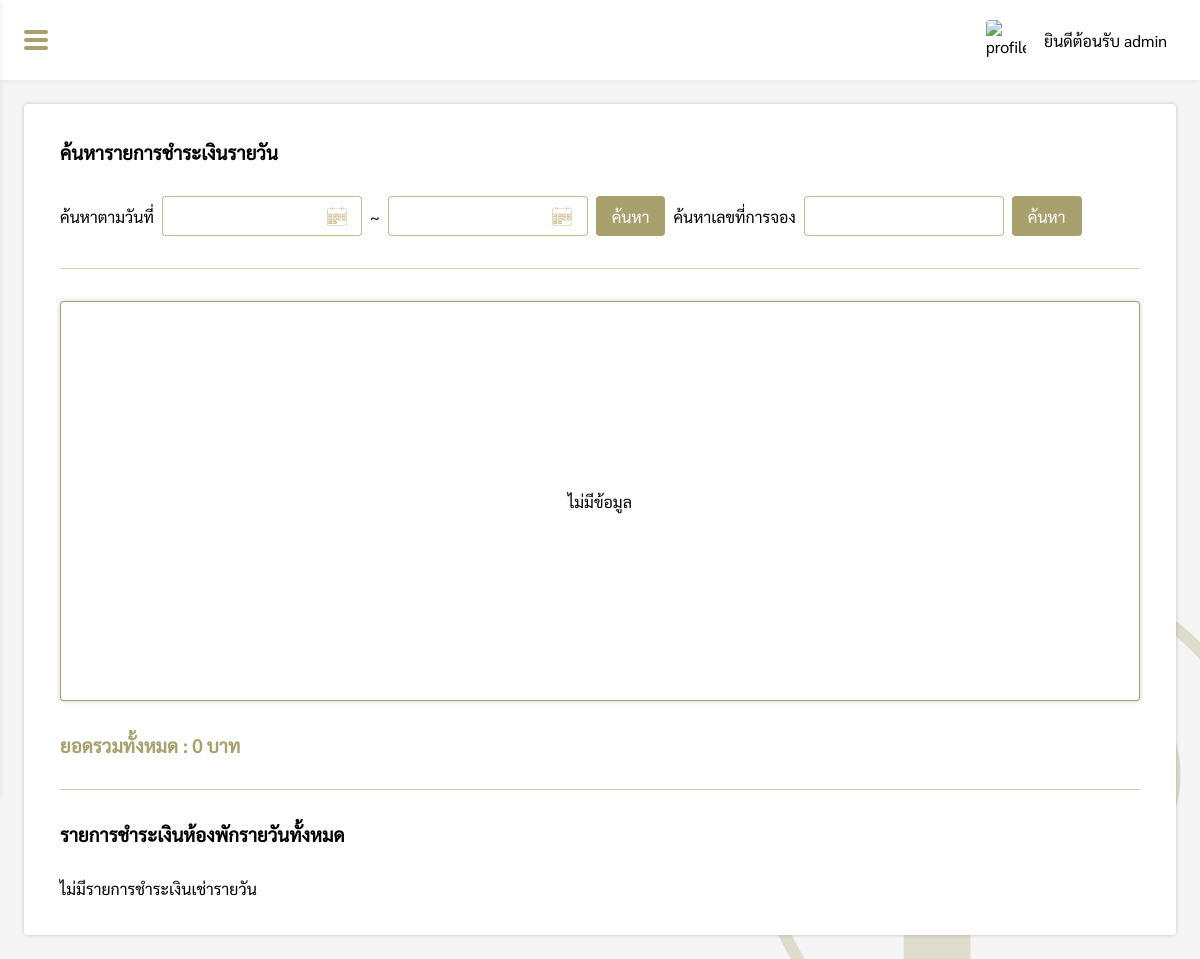
The app's page /pages/manage/dailyCost/index.php (signed in), older data.
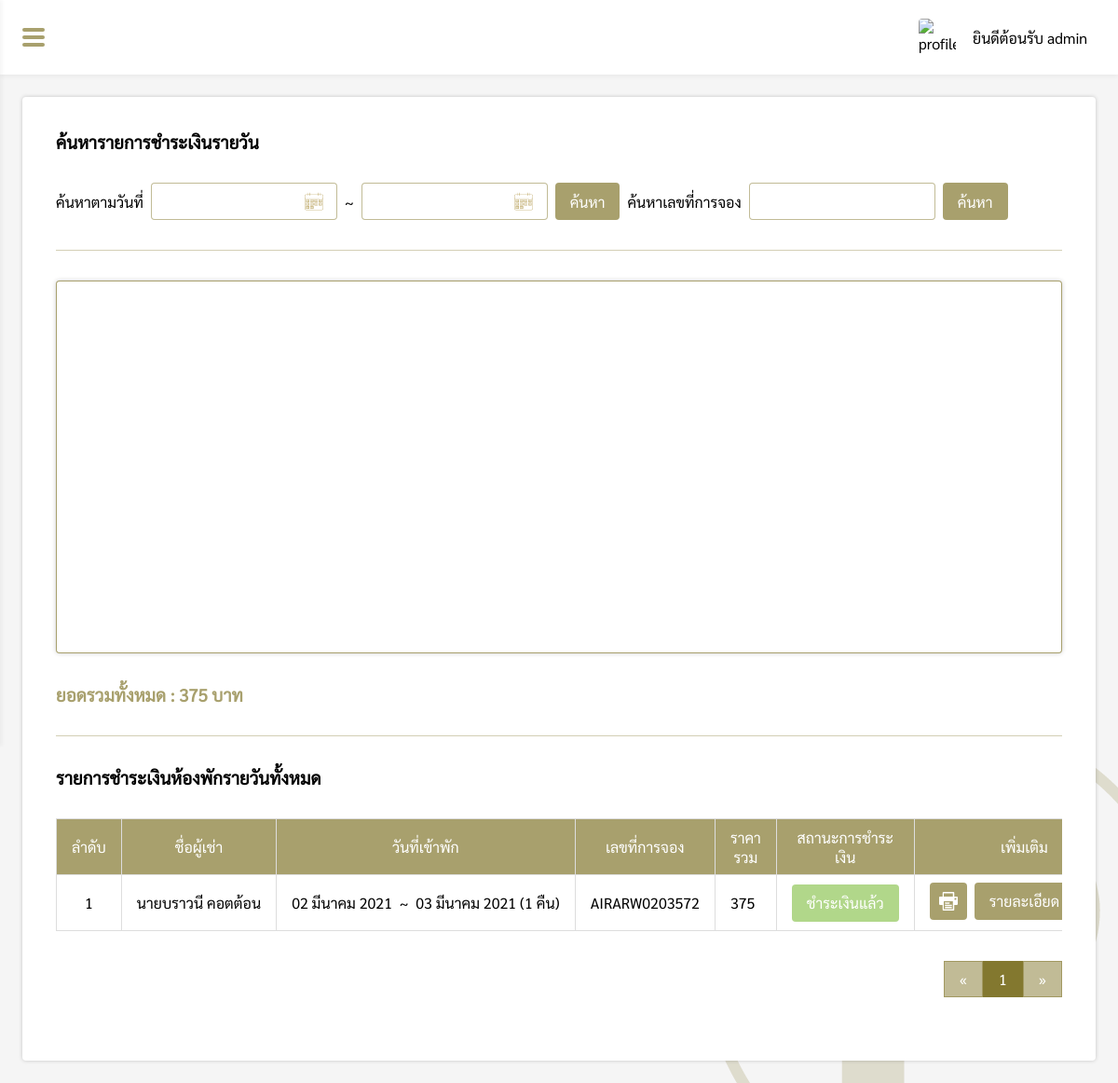
The same page, newer data.
### tables this page shows
CREATE TABLE `dailycost` (
  `dailycost_id` int(11) NOT NULL,
  `code` varchar(13) NOT NULL,
  `damages` float(11,2) DEFAULT NULL,
  `total_allprice` float(11,2) NOT NULL,
  `pay_status` varchar(20) NOT NULL,
  `pay_img` varchar(100) DEFAULT NULL,
  `payafter_d_img` varchar(100) DEFAULT NULL
);

CREATE TABLE `daily` (
  `daily_id` int(11) NOT NULL,
  `name_title` varchar(10) NOT NULL,
  `firstname` varchar(50) NOT NULL,
  `lastname` varchar(50) NOT NULL,
  `id_card` varchar(13) NOT NULL,
  `email` varchar(100) NOT NULL,
  `tel` varchar(10) NOT NULL,
  `code` varchar(13) NOT NULL,
  `check_in` varchar(20) NOT NULL,
  `check_out` varchar(20) NOT NULL,
  `night` int(11) NOT NULL,
  `people` int(11) NOT NULL,
  `air_room` int(11) NOT NULL,
  `fan_room` int(11) NOT NULL,
  `daily_status` varchar(20) NOT NULL,
  `total_price` float(11,2) NOT NULL,
  `payment_price` float(11,2) NOT NULL,
  `payment_img` varchar(100) DEFAULT NULL,
  `warning_date` varchar(20) DEFAULT NULL,
  `room_select` varchar(100) DEFAULT NULL
);

### pages/connection.php (called while the page is built, shortened)
<?php
$conn = mysqli_connect("localhost", "root", "", "Pingfah") or die("Error: " . mysqli_error($conn));
mysqli_query($conn, "SET NAMES 'utf8' ");
$sql = "SELECT * FROM daily";
$result = $conn->query($sql);

### pages/manage/dailyCost/index.php (the view, shortened to what the changed rows need)
<?php
if($_SESSION['level'] == 'admin' || $_SESSION['level'] == 'employee'){
    include("../../connection.php");
    $check_in = @$_REQUEST['check_in'];
    $check_out = @$_REQUEST['check_out'];
    $code = @$_REQUEST['code'];
    function DateThai($strDate)
    {
        $strYear = date("Y",strtotime($strDate));
        $strMonth= date("n",strtotime($strDate));
        $strDay= date("d",strtotime($strDate));
        $strMonthCut = Array("","มกราคม", "กุมภาพันธ์", "มีนาคม","เมษายน", "พฤษภาคม", "มิถุนายน", "กรกฎาคม","สิงหาคม", "กันยายน", "ตุลาคม", "พฤศจิกายน", "ธันวาคม");
        $strMonthThai=$strMonthCut[$strMonth];
        return "$strDay $strMonthThai $strYear";
    }
    if($check_in != "" && $check_out != ""){
        $query = "SELECT * FROM (SELECT b.check_in ,SUM(a.total_allprice) as daily_price FROM dailycost a INNER JOIN daily b ON a.dailycost_id = b.daily_id WHERE ((check_in BETWEEN '$check_in' AND '$check_out') OR (check_out BETWEEN '$check_in' AND '$check_out') OR ('$check_in' BETWEEN check_in AND check_out) OR ('$check_out' BETWEEN check_in AND check_out )) GROUP BY b.check_in ORDER BY b.check_in DESC LIMIT 5) sub ORDER BY check_in ASC";
    }else{
        $query = "SELECT * FROM (SELECT b.check_in ,SUM(a.total_allprice) as daily_price FROM dailycost a INNER JOIN daily b ON a.dailycost_id = b.daily_id GROUP BY b.check_in ORDER BY b.check_in DESC LIMIT 5) sub ORDER BY check_in ASC";
    }
    $query_result = mysqli_query($conn, $query);
    $datax = array();
    foreach ($query_result as $k) {
        $datax[] = "['".DateThai($k['check_in'])."'".", ".$k['daily_price']."]";
    }
    $datax = implode(",", $datax);
?>
<!DOCTYPE html>
<html lang="en">
<head>
    <link rel="stylesheet" href="../../../css/dailyCost.css">
    <link rel="stylesheet" href="../../../css/my-style.css">
    <link rel="stylesheet" href="../../../css/navbar.css">
</head>
<body>
    <?php include("../../../components/sidebar.php"); ?>
    <div class="box">
        <div id="box-padding" style="padding:24px;">
            <div class="dailycost-box">
                <h3>ค้นหารายการชำระเงินรายวัน</h3>
                <div class="search">
                    <label class="search-topic" style="padding:10px 8px 0 0;">ค้นหาตามวันที่</label>
                    <div class="from-box" style="position:relative;">
                        <input type="text" class="roundtrip-input" id="check_in"
                            value="<?php if(isset($check_in)){ echo DateThai($check_in); } ?>">
                    </div>
                    <label class="to-text" style="padding:10px 8px 0 8px;">~</label>
                    <div class="to-box" style="position:relative;">
                        <input type="text" class="roundtrip-input" id="check_out"
                            value="<?php if(isset($check_out)){ echo DateThai($check_out); } ?>">
                    </div>
                    <button class="search-btn" type="button" id="searchDate">ค้นหา</button>
                    <label class="searchcode-topic" style="padding:10px 8px 0 0;">ค้นหาเลขที่การจอง</label>
                    <div class="searchcode-box" >
                        <input type="text" id="code" value="<?php echo $code?>">
                    </div>
                    <button class="searchcode-btn" type="button" id="searchCode">ค้นหา</button>
                </div>
                <div class="hr"></div>
                <div class="card">
                    <?php
                    if(strlen($datax) != 0){
                    ?>
                    <div id="curve_chart" class="chart"></div>
                    <?php
                    }else{
                        echo "<p style='margin:auto;'>ไม่มีข้อมูล</p>";
                    }
                    ?>
                </div>
                <div style="padding-top:32px;">
                    <?php
                    if(isset($check_in) && isset($check_out)){
                        $search_totalprice = mysqli_query($conn, "SELECT SUM(a.total_allprice) as allprice FROM dailycost a INNER JOIN daily b ON a.dailycost_id = b.daily_id WHERE ((check_in BETWEEN '$check_in' AND '$check_out') OR (check_out BETWEEN '$check_in' AND '$check_out') OR ('$check_in' BETWEEN check_in AND check_out) OR ('$check_out' BETWEEN check_in AND check_out ))");
                    }else{
                        $search_totalprice = mysqli_query($conn, "SELECT SUM(total_allprice) as allprice FROM dailycost");
                    }
                    $result_totalprice = mysqli_fetch_assoc($search_totalprice);
                    ?>
                    <h3 style="color: rgb(131, 120, 47, 0.7);">ยอดรวมทั้งหมด : <?php echo number_format($result_totalprice["allprice"]); ?> บาท</h3>
                </div>
                <div class="hr"></div>
                <?php
                $perpage = 10;
                if(isset($_GET['page'])){
                    $page = $_GET['page'];
                }else{
                    $page = 1;
                }
                $start = ($page - 1) * $perpage;
                $num = $start + 1;
                if(isset($check_in) && isset($check_out)){
                    $sql = "SELECT a.*, b.* FROM dailycost a INNER JOIN daily b ON a.dailycost_id = b.daily_id WHERE (check_in BETWEEN '$check_in' AND '$check_out') OR (check_out BETWEEN '$check_in' AND '$check_out') OR ('$check_in' BETWEEN check_in AND check_out) OR ('$check_out' BETWEEN check_in AND check_out ) ORDER BY dailycost_id DESC LIMIT {$start} , {$perpage}";
                }else if(isset($code)){
                    $sql = "SELECT a.*, b.* FROM dailycost a INNER JOIN daily b ON a.dailycost_id = b.daily_id WHERE a.code = '$code' ORDER BY dailycost_id DESC";
                }else{
                    $sql = "SELECT a.*, b.* FROM dailycost a INNER JOIN daily b ON a.dailycost_id = b.daily_id ORDER BY dailycost_id DESC LIMIT {$start} , {$perpage}";
                }
                $result = $conn->query($sql);
                if(isset($code)){
                    echo "<h3>ผลลัพธ์การค้นหา : $code</h3>";
                }else{
                    echo "<h3>รายการชำระเงินห้องพักรายวันทั้งหมด</h3>";
                }
                if ($result->num_rows > 0) {
                ?>
                <div style="overflow-x: auto;overflow-y: hidden;">
                    <table>
                        <tr>
                            <th>ลำดับ</th>
                            <th>ชื่อผู้เช่า</th>
                            <th>วันที่เข้าพัก</th>
                            <th>เลขที่การจอง</th>
                            <th>ราคารวม</th>
                            <th>สถานะการชำระเงิน</th>
                            <th>เพิ่มเติม</th>
                        </tr>
                        <?php
                            while($row = $result->fetch_assoc()) {
                            $calculate = strtotime($row["check_out"]) - strtotime($row["check_in"]);
                            $night = floor($calculate / 86400);
                        ?>
                        <tr>
                            <td><?php echo $num; ?></td>
                            <td><?php echo $row["name_title"].$row['firstname'] ." " .$row['lastname']; ?></td>
                            <td><?php echo DateThai($row['check_in']) ."&nbsp; ~ &nbsp;" .DateThai($row['check_out'])." (".$night." คืน)"; ?>
                            </td>
                            <td><?php echo $row['code']; ?></td>
                            <td><?php echo number_format($row['total_allprice']); ?></td>
                            <td><button class="status-success"><?php echo $row['pay_status']; ?></button></td>
                            <td>
                                <div class="option-grid">
                                    <a href="receipt_deposit_back.php?code=<?php echo $row["code"]; ?>" target="_blank"><button type="button" class="print" title="ใบเสร็จคืนค่ามัดจำคีย์การ์ด"></button></a>
                                    <a href="dailyCostDetail.php?dailycost_id=<?php echo $row['dailycost_id']; ?>"><button>รายละเอียด</button></a>
                                </div>
                            </td>
                        </tr>
                        <?php $num++; } ?>
                    </table>
                </div>
                <?php
                    $sql2 = "SELECT * FROM dailycost";
                    $query2 = mysqli_query($conn, $sql2);
                    $total_record = mysqli_num_rows($query2);
                    $total_page = ceil($total_record / $perpage);
                    ?>
                <div style="display:flex;justify-content:flex-end">
                    <div class="pagination">
                        <a href="index.php?page=1">&laquo;</a>
                        <?php for($i=1;$i<=$total_page;$i++){ ?>
                        <a href="index.php?page=<?php echo $i; ?>"  <?php if($page == $i){ echo "style='background-color: rgb(131, 120, 47, 1);color:#fff;'"; }?>><?php echo $i; ?></a>
                        <?php } ?>
                        <a href="index.php?page=<?php echo $total_page; ?>"  <?php if($page == $i){ echo "style='background-color: rgb(131, 120, 47, 1);color:#fff;'"; }?>>&raquo;</a>
                    </div>
                </div>
                <?php
                }else{
                    echo "<div style='padding-top:32px;'>ไม่มีรายการชำระเงินเช่ารายวัน</div>";
                }
                ?>
            </div>
        </div>
    </div>
</body>
</html>
<?php
}else{
    Header("Location: ../../login.php");
}
?>

Row changes from the older to the newer data that the page shows:
added dailycost: daily.name_title "นาย", daily.firstname "บราวนี", daily.lastname "คอตต้อน", daily.check_in "02 มีนาคม 2021", daily.check_out "03 มีนาคม 2021", daily.check_out+check_in "1", daily.code "AIRARW0203572", total_allprice "375", pay_status "ชำระเงินแล้ว"
Text that changed along with them:
$result_totalprice["allprice"]: "0" → "375"
text no longer shown: "ไม่มีข้อมูล ไม่มีรายการชำระเงินเช่ารายวัน"
text now shown: "ลำดับ ชื่อผู้เช่า วันที่เข้าพัก เลขที่การจอง ราคารวม สถานะการชำระเงิน เพิ่มเติม « »"
new list line: "1"
